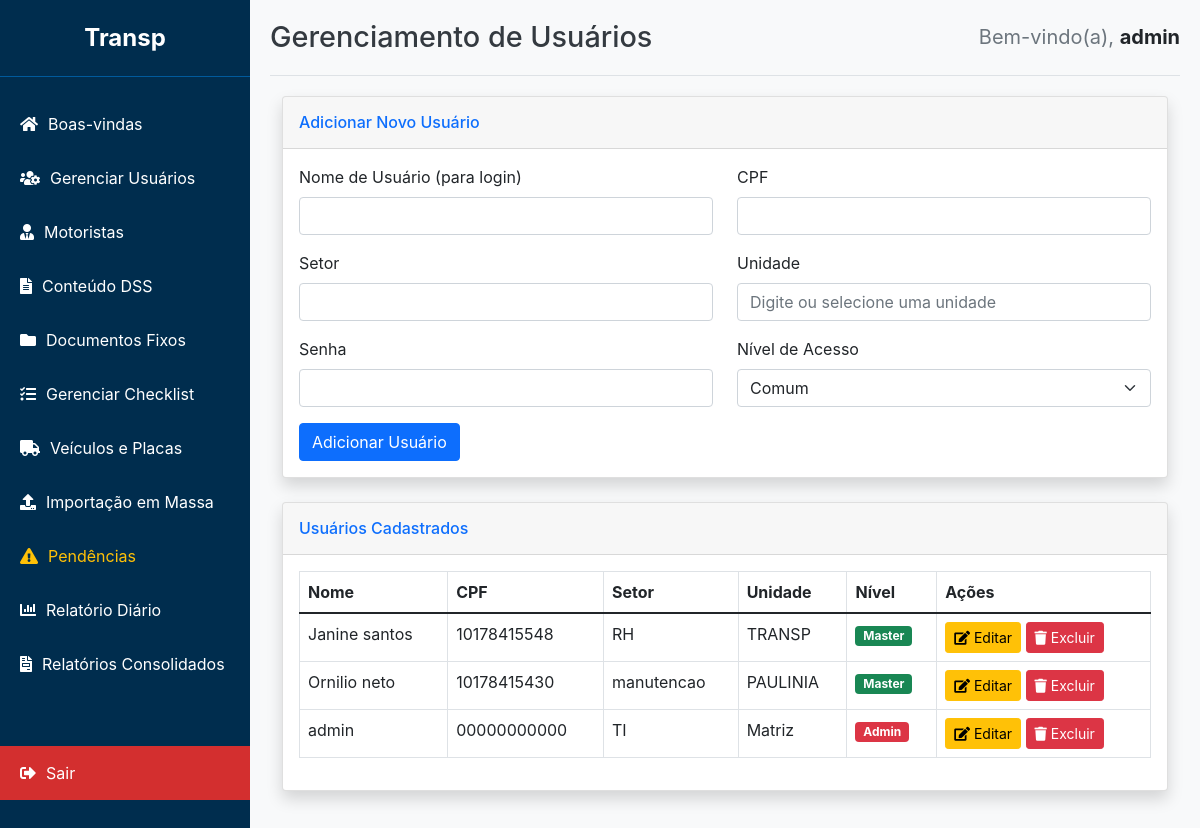
/admin/usuarios (signed in), run on the app's committed database.
### app/models.py (models this page shows, shortened)
class Usuario(db.Model):
    id = db.Column(db.Integer, primary_key=True)
    nome = db.Column(db.String(150), unique=True, nullable=False)
    cpf = db.Column(db.String(14), unique=True, nullable=False)
    setor = db.Column(db.String(100), nullable=True)
    unidade = db.Column(db.String(100), nullable=True)
    password_hash = db.Column(db.String(256), nullable=False)
    role = db.Column(db.String(50), nullable=False, default='comum')
    @property
    def password(self):
        raise AttributeError('A senha não é um atributo legível.')

### app/routes.py (the view)
@admin_bp.route('/usuarios', methods=['GET'])
@login_required(required_role=["admin", "master"])
def gerenciar_usuarios():
    user_role = session.get('role')
    user_unidade = session.get('unidade')
    query = Usuario.query
    if user_role == 'master':
        query = query.filter(Usuario.unidade == user_unidade)
    usuarios = query.order_by(Usuario.nome).all()
    unidades_disponiveis = []
    if user_role == 'admin':
        unidades_disponiveis = db.session.query(Usuario.unidade).distinct().all()
        unidades_disponiveis = sorted([u[0] for u in unidades_disponiveis if u[0]]) # Limpa e ordena
    return render_template('admin_usuarios.html', usuarios=usuarios, unidades_disponiveis=unidades_disponiveis)

### app/routes.py (called while the page is built)
def login_required(required_role=["admin", "master", "comum"]):
    def decorator(f):
        @wraps(f)
        def decorated_function(*args, **kwargs):
            if 'user_id' not in session:
                flash('Por favor, faça login para acessar esta página.', 'warning')
                return redirect(url_for('admin.login'))
            user_role = session.get('role')
            if user_role not in required_role:
                flash('Você não tem permissão para acessar esta página.', 'danger')
                return redirect(url_for('admin.dashboard'))
            return f(*args, **kwargs)
        return decorated_function
    return decorator

### app/templates/admin_usuarios.html (shortened to what this page needs)
{% extends "base_adm.html" %}
{% block header %}Gerenciamento de Usuários{% endblock %}
{% block content %}
<div class="container-fluid">
    <div class="card shadow mb-4">
        <div class="card-header py-3">
            <h6 class="m-0 font-weight-bold text-primary">Adicionar Novo Usuário</h6>
        </div>
        <div class="card-body">
            <form action="{{ url_for('admin.add_usuario') }}" method="POST">
                <div class="row mb-3">
                    <div class="col-md-6">
                        <label for="nome" class="form-label">Nome de Usuário (para login)</label>
                        <input type="text" class="form-control" id="nome" name="nome" required>
                    </div>
                    <div class="col-md-6">
                        <label for="cpf" class="form-label">CPF</label>
                        <input type="text" class="form-control" id="cpf" name="cpf" required>
                    </div>
                </div>
                <div class="row mb-3">
                    <div class="col-md-6">
                        <label for="setor" class="form-label">Setor</label>
                        <input type="text" class="form-control" id="setor" name="setor">
                    </div>
                    <div class="col-md-6">
                        <label for="unidade_usuario" class="form-label">Unidade</label>
                        {% if session.role == 'admin' %}
                            <input type="text" class="form-control" id="unidade_usuario" name="unidade_usuario" list="unidades_list" placeholder="Digite ou selecione uma unidade">
                        {% else %}
                            <input type="text" class="form-control" id="unidade_usuario" name="unidade_usuario" value="{{ session.unidade }}" readonly>
                        {% endif %}
                    </div>
                </div>
                <div class="row mb-3">
                    <div class="col-md-6">
                        <label for="password" class="form-label">Senha</label>
                        <input type="password" class="form-control" id="password" name="password" required>
                    </div>
                    <div class="col-md-6">
                        <label for="role" class="form-label">Nível de Acesso</label>
                        <select class="form-select" id="role" name="role" required>
                            <option value="comum" selected>Comum</option>
                        </select>
                    </div>
                </div>
                <button type="submit" class="btn btn-primary">Adicionar Usuário</button>
            </form>
        </div>
    </div>
    <div class="card shadow mb-4">
        <div class="card-header py-3">
            <h6 class="m-0 font-weight-bold text-primary">Usuários Cadastrados</h6>
        </div>
        <div class="card-body">
            <div class="table-responsive">
                <table class="table table-bordered" id="dataTable" width="100%" cellspacing="0">
                    <thead>
                        <tr>
                            <th>Nome</th>
                            <th>CPF</th>
                            <th>Setor</th>
                            <th>Unidade</th>
                            <th>Nível</th>
                            <th>Ações</th>
                        </tr>
                    </thead>
                    <tbody>
                        {% for usuario in usuarios %}
                        <tr>
                            <td>{{ usuario.nome }}</td>
                            <td>{{ usuario.cpf }}</td>
                            <td>{{ usuario.setor }}</td>
                            <td>{{ usuario.unidade }}</td>
                            <td>
                                {% if usuario.role == 'admin' %}
                                    <span class="badge bg-danger">Admin</span>
                                {% elif usuario.role == 'master' %}
                                    <span class="badge bg-success">Master</span>
                                {% else %}
                                    <span class="badge bg-secondary">Comum</span>
                                {% endif %}
                            </td>
                            <td>
                                <button type="button" class="btn btn-warning btn-sm" data-bs-toggle="modal" data-bs-target="#editModal-{{ usuario.id }}">
                                    <i class="fas fa-edit"></i> Editar
                                </button>
                                <button type="button" class="btn btn-danger btn-sm" data-bs-toggle="modal" data-bs-target="#deleteModal-{{ usuario.id }}">
                                    <i class="fas fa-trash"></i> Excluir
                                </button>
                            </td>
                        </tr>
                        {% endfor %}
                    </tbody>
                </table>
            </div>
        </div>
    </div>
</div>
{% endblock %}

### app/templates/base_adm.html (style rules this page uses)
:root { --sidebar-width: 250px; --header-height: 60px; --primary-blue: #002D4E; --light-blue: #005A9C; --logout-red: #d32f2f; --logout-red-hover: #c62828; --flash-success: #d4edda; --flash-success-text: #155724; --flash-error: #f8d7da; --flash-error-text: #721c24; --flash-info: #cce5ff; --flash-info-text: #004085; }
body { font-family: -apple-system, BlinkMacSystemFont, "Segoe UI", Roboto, "Helvetica Neue", Arial, sans-serif; margin: 0; background-color: #f8f9fa; }

### data on the page
Usuario: nome "Janine santos", cpf "10178415548", setor "RH", unidade "TRANSP", role "Master"
Usuario: nome "Ornilio neto", cpf "10178415430", setor "manutencao", unidade "PAULINIA", role "Master"
Usuario: nome "admin", cpf "00000000000", setor "TI", unidade "Matriz", role "Admin"

### other printed values
{{ session.admin_user }} "admin"
